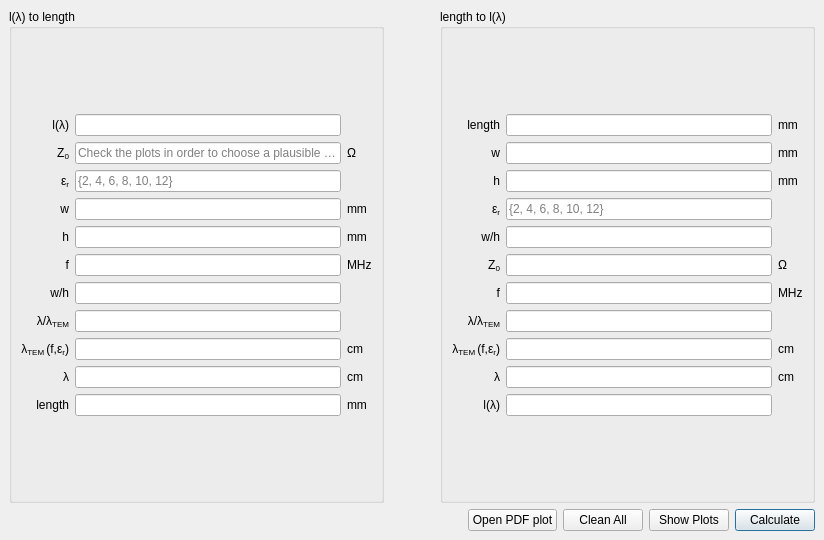
<?xml version="1.0" encoding="UTF-8"?>
<ui version="4.0">
 <author>Francesco Urbani</author>
 <class>MainWindow</class>
 <widget class="QMainWindow" name="MainWindow">
  <property name="geometry">
   <rect>
    <x>0</x>
    <y>0</y>
    <width>824</width>
    <height>540</height>
   </rect>
  </property>
  <property name="windowTitle">
   <string notr="true">Microstrip Matching</string>
  </property>
  <widget class="QWidget" name="centralwidget">
   <layout class="QGridLayout" name="gridLayout_2">
    <item row="0" column="0">
     <layout class="QHBoxLayout" name="horizontalLayout_4">
      <item>
       <widget class="QGroupBox" name="groupBox_4">
        <property name="sizePolicy">
         <sizepolicy hsizetype="Expanding" vsizetype="Preferred">
          <horstretch>0</horstretch>
          <verstretch>0</verstretch>
         </sizepolicy>
        </property>
        <property name="title">
         <string>l(λ) to length</string>
        </property>
        <layout class="QVBoxLayout" name="verticalLayout_30">
         <item>
          <layout class="QVBoxLayout" name="verticalLayout_14">
           <item>
            <spacer name="verticalSpacer_12">
             <property name="orientation">
              <enum>Qt::Vertical</enum>
             </property>
             <property name="sizeHint" stdset="0">
              <size>
               <width>20</width>
               <height>40</height>
              </size>
             </property>
            </spacer>
           </item>
           <item>
            <layout class="QGridLayout" name="gridLayout">
             <item row="5" column="3">
              <widget class="QLabel" name="label_206">
               <property name="text">
                <string>MHz</string>
               </property>
              </widget>
             </item>
             <item row="1" column="2">
              <widget class="QLineEdit" name="z0box">
               <property name="enabled">
                <bool>true</bool>
               </property>
               <property name="placeholderText">
                <string>Check the plots in order to choose a plausible value</string>
               </property>
              </widget>
             </item>
             <item row="7" column="2">
              <widget class="QLineEdit" name="lambda_over_lambda_tem_box">
               <property name="enabled">
                <bool>true</bool>
               </property>
               <property name="readOnly">
                <bool>true</bool>
               </property>
               <property name="placeholderText">
                <string/>
               </property>
              </widget>
             </item>
             <item row="10" column="3">
              <widget class="QLabel" name="label_222">
               <property name="text">
                <string>mm</string>
               </property>
              </widget>
             </item>
             <item row="4" column="0" colspan="2">
              <widget class="QLabel" name="label_198">
               <property name="text">
                <string>&lt;html&gt;&lt;head/&gt;&lt;body&gt;&lt;p&gt;h&lt;/p&gt;&lt;/body&gt;&lt;/html&gt;</string>
               </property>
               <property name="alignment">
                <set>Qt::AlignRight|Qt::AlignTrailing|Qt::AlignVCenter</set>
               </property>
              </widget>
             </item>
             <item row="5" column="0" colspan="2">
              <widget class="QLabel" name="label_199">
               <property name="text">
                <string>&lt;html&gt;&lt;head/&gt;&lt;body&gt;&lt;p&gt;f&lt;/p&gt;&lt;/body&gt;&lt;/html&gt;</string>
               </property>
               <property name="alignment">
                <set>Qt::AlignRight|Qt::AlignTrailing|Qt::AlignVCenter</set>
               </property>
              </widget>
             </item>
             <item row="4" column="2">
              <widget class="QLineEdit" name="h_box">
               <property name="placeholderText">
                <string/>
               </property>
              </widget>
             </item>
             <item row="8" column="3">
              <widget class="QLabel" name="label_216">
               <property name="text">
                <string>cm</string>
               </property>
              </widget>
             </item>
             <item row="2" column="2">
              <widget class="QLineEdit" name="epsilon_r_box">
               <property name="enabled">
                <bool>true</bool>
               </property>
               <property name="placeholderText">
                <string>{2, 4, 6, 8, 10, 12}</string>
               </property>
              </widget>
             </item>
             <item row="2" column="0" colspan="2">
              <widget class="QLabel" name="label_191">
               <property name="text">
                <string>&lt;html&gt;&lt;head/&gt;&lt;body&gt;&lt;p&gt;ε&lt;span style=&quot; vertical-align:sub;&quot;&gt;r&lt;/span&gt;&lt;/p&gt;&lt;/body&gt;&lt;/html&gt;</string>
               </property>
               <property name="alignment">
                <set>Qt::AlignRight|Qt::AlignTrailing|Qt::AlignVCenter</set>
               </property>
              </widget>
             </item>
             <item row="10" column="2">
              <widget class="QLineEdit" name="length_box">
               <property name="enabled">
                <bool>true</bool>
               </property>
               <property name="readOnly">
                <bool>true</bool>
               </property>
               <property name="placeholderText">
                <string/>
               </property>
              </widget>
             </item>
             <item row="3" column="0" colspan="2">
              <widget class="QLabel" name="label_215">
               <property name="text">
                <string>&lt;html&gt;&lt;head/&gt;&lt;body&gt;&lt;p&gt;w&lt;/p&gt;&lt;/body&gt;&lt;/html&gt;</string>
               </property>
               <property name="alignment">
                <set>Qt::AlignRight|Qt::AlignTrailing|Qt::AlignVCenter</set>
               </property>
              </widget>
             </item>
             <item row="9" column="0" colspan="2">
              <widget class="QLabel" name="label_220">
               <property name="text">
                <string>&lt;html&gt;&lt;head/&gt;&lt;body&gt;&lt;p&gt;λ&lt;/p&gt;&lt;/body&gt;&lt;/html&gt;</string>
               </property>
               <property name="alignment">
                <set>Qt::AlignRight|Qt::AlignTrailing|Qt::AlignVCenter</set>
               </property>
              </widget>
             </item>
             <item row="1" column="0" colspan="2">
              <widget class="QLabel" name="label_203">
               <property name="text">
                <string>&lt;html&gt;&lt;head/&gt;&lt;body&gt;&lt;p&gt;Z&lt;span style=&quot; vertical-align:sub;&quot;&gt;0&lt;/span&gt;&lt;/p&gt;&lt;/body&gt;&lt;/html&gt;</string>
               </property>
               <property name="alignment">
                <set>Qt::AlignRight|Qt::AlignTrailing|Qt::AlignVCenter</set>
               </property>
              </widget>
             </item>
             <item row="5" column="2">
              <widget class="QLineEdit" name="f_box_3">
               <property name="placeholderText">
                <string/>
               </property>
              </widget>
             </item>
             <item row="9" column="2">
              <widget class="QLineEdit" name="lambda_box">
               <property name="enabled">
                <bool>true</bool>
               </property>
               <property name="readOnly">
                <bool>true</bool>
               </property>
               <property name="placeholderText">
                <string/>
               </property>
              </widget>
             </item>
             <item row="10" column="0" colspan="2">
              <widget class="QLabel" name="label_223">
               <property name="text">
                <string>&lt;html&gt;&lt;head/&gt;&lt;body&gt;&lt;p&gt;length&lt;/p&gt;&lt;/body&gt;&lt;/html&gt;</string>
               </property>
               <property name="alignment">
                <set>Qt::AlignRight|Qt::AlignTrailing|Qt::AlignVCenter</set>
               </property>
              </widget>
             </item>
             <item row="0" column="0" colspan="2">
              <widget class="QLabel" name="label_209">
               <property name="text">
                <string>&lt;html&gt;&lt;head/&gt;&lt;body&gt;&lt;p&gt;l(λ)&lt;/p&gt;&lt;/body&gt;&lt;/html&gt;</string>
               </property>
               <property name="alignment">
                <set>Qt::AlignRight|Qt::AlignTrailing|Qt::AlignVCenter</set>
               </property>
              </widget>
             </item>
             <item row="9" column="3">
              <widget class="QLabel" name="label_218">
               <property name="text">
                <string>cm</string>
               </property>
              </widget>
             </item>
             <item row="1" column="3">
              <widget class="QLabel" name="label_204">
               <property name="text">
                <string>Ω</string>
               </property>
              </widget>
             </item>
             <item row="7" column="0" colspan="2">
              <widget class="QLabel" name="label_224">
               <property name="text">
                <string>&lt;html&gt;&lt;head/&gt;&lt;body&gt;&lt;p&gt;λ/λ&lt;span style=&quot; vertical-align:sub;&quot;&gt;TEM&lt;/span&gt;&lt;/p&gt;&lt;/body&gt;&lt;/html&gt;</string>
               </property>
               <property name="alignment">
                <set>Qt::AlignRight|Qt::AlignTrailing|Qt::AlignVCenter</set>
               </property>
              </widget>
             </item>
             <item row="8" column="0" colspan="2">
              <widget class="QLabel" name="label_207">
               <property name="text">
                <string>&lt;html&gt;&lt;head/&gt;&lt;body&gt;&lt;p&gt;λ&lt;span style=&quot; vertical-align:sub;&quot;&gt;TEM &lt;/span&gt;(f,ε&lt;span style=&quot; vertical-align:sub;&quot;&gt;r&lt;/span&gt;)&lt;/p&gt;&lt;/body&gt;&lt;/html&gt;</string>
               </property>
               <property name="alignment">
                <set>Qt::AlignRight|Qt::AlignTrailing|Qt::AlignVCenter</set>
               </property>
              </widget>
             </item>
             <item row="6" column="2">
              <widget class="QLineEdit" name="w_over_h_box">
               <property name="enabled">
                <bool>true</bool>
               </property>
               <property name="autoFillBackground">
                <bool>false</bool>
               </property>
               <property name="readOnly">
                <bool>true</bool>
               </property>
               <property name="placeholderText">
                <string/>
               </property>
              </widget>
             </item>
             <item row="0" column="2">
              <widget class="QLineEdit" name="l_lambda_box">
               <property name="placeholderText">
                <string/>
               </property>
              </widget>
             </item>
             <item row="3" column="3">
              <widget class="QLabel" name="label_212">
               <property name="text">
                <string>mm</string>
               </property>
              </widget>
             </item>
             <item row="8" column="2">
              <widget class="QLineEdit" name="lambda_tem_box">
               <property name="enabled">
                <bool>true</bool>
               </property>
               <property name="readOnly">
                <bool>true</bool>
               </property>
               <property name="placeholderText">
                <string/>
               </property>
              </widget>
             </item>
             <item row="6" column="0" colspan="2">
              <widget class="QLabel" name="label_210">
               <property name="text">
                <string>&lt;html&gt;&lt;head/&gt;&lt;body&gt;&lt;p&gt;w/h&lt;/p&gt;&lt;/body&gt;&lt;/html&gt;</string>
               </property>
               <property name="alignment">
                <set>Qt::AlignRight|Qt::AlignTrailing|Qt::AlignVCenter</set>
               </property>
              </widget>
             </item>
             <item row="3" column="2">
              <widget class="QLineEdit" name="w_box">
               <property name="enabled">
                <bool>true</bool>
               </property>
               <property name="readOnly">
                <bool>false</bool>
               </property>
               <property name="placeholderText">
                <string/>
               </property>
              </widget>
             </item>
             <item row="4" column="3">
              <widget class="QLabel" name="label_202">
               <property name="text">
                <string>mm</string>
               </property>
              </widget>
             </item>
            </layout>
           </item>
           <item>
            <spacer name="verticalSpacer_8">
             <property name="orientation">
              <enum>Qt::Vertical</enum>
             </property>
             <property name="sizeHint" stdset="0">
              <size>
               <width>20</width>
               <height>40</height>
              </size>
             </property>
            </spacer>
           </item>
          </layout>
         </item>
        </layout>
       </widget>
      </item>
      <item>
       <spacer name="horizontalSpacer_9">
        <property name="orientation">
         <enum>Qt::Horizontal</enum>
        </property>
        <property name="sizeType">
         <enum>QSizePolicy::Fixed</enum>
        </property>
        <property name="sizeHint" stdset="0">
         <size>
          <width>50</width>
          <height>20</height>
         </size>
        </property>
       </spacer>
      </item>
      <item>
       <widget class="QGroupBox" name="groupBox_5">
        <property name="sizePolicy">
         <sizepolicy hsizetype="Expanding" vsizetype="Preferred">
          <horstretch>0</horstretch>
          <verstretch>0</verstretch>
         </sizepolicy>
        </property>
        <property name="title">
         <string>length to l(λ)</string>
        </property>
        <layout class="QVBoxLayout" name="verticalLayout_13">
         <item>
          <layout class="QGridLayout" name="gridLayout_3">
           <item row="8" column="1">
            <widget class="QLineEdit" name="lambda_over_lambda_tem_box_2">
             <property name="enabled">
              <bool>true</bool>
             </property>
             <property name="readOnly">
              <bool>true</bool>
             </property>
             <property name="placeholderText">
              <string/>
             </property>
            </widget>
           </item>
           <item row="3" column="1">
            <widget class="QLineEdit" name="h_box_2">
             <property name="placeholderText">
              <string/>
             </property>
            </widget>
           </item>
           <item row="1" column="1">
            <widget class="QLineEdit" name="length_box_2">
             <property name="enabled">
              <bool>true</bool>
             </property>
             <property name="readOnly">
              <bool>false</bool>
             </property>
             <property name="placeholderText">
              <string/>
             </property>
            </widget>
           </item>
           <item row="2" column="1">
            <widget class="QLineEdit" name="w_box_2">
             <property name="enabled">
              <bool>true</bool>
             </property>
             <property name="readOnly">
              <bool>false</bool>
             </property>
             <property name="placeholderText">
              <string/>
             </property>
            </widget>
           </item>
           <item row="9" column="2">
            <widget class="QLabel" name="label_238">
             <property name="text">
              <string>cm</string>
             </property>
            </widget>
           </item>
           <item row="2" column="0">
            <widget class="QLabel" name="label_231">
             <property name="text">
              <string>&lt;html&gt;&lt;head/&gt;&lt;body&gt;&lt;p&gt;w&lt;/p&gt;&lt;/body&gt;&lt;/html&gt;</string>
             </property>
             <property name="alignment">
              <set>Qt::AlignRight|Qt::AlignTrailing|Qt::AlignVCenter</set>
             </property>
            </widget>
           </item>
           <item row="4" column="1">
            <widget class="QLineEdit" name="epsilon_r_box_2">
             <property name="enabled">
              <bool>true</bool>
             </property>
             <property name="placeholderText">
              <string>{2, 4, 6, 8, 10, 12}</string>
             </property>
            </widget>
           </item>
           <item row="11" column="1">
            <widget class="QLineEdit" name="l_lambda_box_2">
             <property name="readOnly">
              <bool>true</bool>
             </property>
             <property name="placeholderText">
              <string/>
             </property>
            </widget>
           </item>
           <item row="4" column="0">
            <widget class="QLabel" name="label_235">
             <property name="text">
              <string>&lt;html&gt;&lt;head/&gt;&lt;body&gt;&lt;p&gt;ε&lt;span style=&quot; vertical-align:sub;&quot;&gt;r&lt;/span&gt;&lt;/p&gt;&lt;/body&gt;&lt;/html&gt;</string>
             </property>
             <property name="alignment">
              <set>Qt::AlignRight|Qt::AlignTrailing|Qt::AlignVCenter</set>
             </property>
            </widget>
           </item>
           <item row="1" column="2">
            <widget class="QLabel" name="label_225">
             <property name="text">
              <string>mm</string>
             </property>
            </widget>
           </item>
           <item row="7" column="0">
            <widget class="QLabel" name="label_234">
             <property name="text">
              <string>&lt;html&gt;&lt;head/&gt;&lt;body&gt;&lt;p&gt;f&lt;/p&gt;&lt;/body&gt;&lt;/html&gt;</string>
             </property>
             <property name="alignment">
              <set>Qt::AlignRight|Qt::AlignTrailing|Qt::AlignVCenter</set>
             </property>
            </widget>
           </item>
           <item row="10" column="0">
            <widget class="QLabel" name="label_242">
             <property name="text">
              <string>&lt;html&gt;&lt;head/&gt;&lt;body&gt;&lt;p&gt;λ&lt;/p&gt;&lt;/body&gt;&lt;/html&gt;</string>
             </property>
             <property name="alignment">
              <set>Qt::AlignRight|Qt::AlignTrailing|Qt::AlignVCenter</set>
             </property>
            </widget>
           </item>
           <item row="5" column="0">
            <widget class="QLabel" name="label_239">
             <property name="text">
              <string>&lt;html&gt;&lt;head/&gt;&lt;body&gt;&lt;p&gt;w/h&lt;/p&gt;&lt;/body&gt;&lt;/html&gt;</string>
             </property>
             <property name="alignment">
              <set>Qt::AlignRight|Qt::AlignTrailing|Qt::AlignVCenter</set>
             </property>
            </widget>
           </item>
           <item row="8" column="0">
            <widget class="QLabel" name="label_230">
             <property name="text">
              <string>&lt;html&gt;&lt;head/&gt;&lt;body&gt;&lt;p&gt;λ/λ&lt;span style=&quot; vertical-align:sub;&quot;&gt;TEM&lt;/span&gt;&lt;/p&gt;&lt;/body&gt;&lt;/html&gt;</string>
             </property>
             <property name="alignment">
              <set>Qt::AlignRight|Qt::AlignTrailing|Qt::AlignVCenter</set>
             </property>
            </widget>
           </item>
           <item row="10" column="2">
            <widget class="QLabel" name="label_229">
             <property name="text">
              <string>cm</string>
             </property>
            </widget>
           </item>
           <item row="6" column="0">
            <widget class="QLabel" name="label_228">
             <property name="text">
              <string>&lt;html&gt;&lt;head/&gt;&lt;body&gt;&lt;p&gt;Z&lt;span style=&quot; vertical-align:sub;&quot;&gt;0&lt;/span&gt;&lt;/p&gt;&lt;/body&gt;&lt;/html&gt;</string>
             </property>
             <property name="alignment">
              <set>Qt::AlignRight|Qt::AlignTrailing|Qt::AlignVCenter</set>
             </property>
            </widget>
           </item>
           <item row="9" column="0">
            <widget class="QLabel" name="label_236">
             <property name="text">
              <string>&lt;html&gt;&lt;head/&gt;&lt;body&gt;&lt;p&gt;λ&lt;span style=&quot; vertical-align:sub;&quot;&gt;TEM &lt;/span&gt;(f,ε&lt;span style=&quot; vertical-align:sub;&quot;&gt;r&lt;/span&gt;)&lt;/p&gt;&lt;/body&gt;&lt;/html&gt;</string>
             </property>
             <property name="alignment">
              <set>Qt::AlignRight|Qt::AlignTrailing|Qt::AlignVCenter</set>
             </property>
            </widget>
           </item>
           <item row="0" column="1">
            <spacer name="verticalSpacer_14">
             <property name="orientation">
              <enum>Qt::Vertical</enum>
             </property>
             <property name="sizeHint" stdset="0">
              <size>
               <width>20</width>
               <height>40</height>
              </size>
             </property>
            </spacer>
           </item>
           <item row="12" column="1">
            <spacer name="verticalSpacer_13">
             <property name="orientation">
              <enum>Qt::Vertical</enum>
             </property>
             <property name="sizeHint" stdset="0">
              <size>
               <width>20</width>
               <height>40</height>
              </size>
             </property>
            </spacer>
           </item>
           <item row="6" column="2">
            <widget class="QLabel" name="label_233">
             <property name="text">
              <string>Ω</string>
             </property>
            </widget>
           </item>
           <item row="6" column="1">
            <widget class="QLineEdit" name="z0box_2">
             <property name="enabled">
              <bool>true</bool>
             </property>
             <property name="readOnly">
              <bool>true</bool>
             </property>
             <property name="placeholderText">
              <string/>
             </property>
            </widget>
           </item>
           <item row="5" column="1">
            <widget class="QLineEdit" name="w_over_h_box_2">
             <property name="enabled">
              <bool>true</bool>
             </property>
             <property name="autoFillBackground">
              <bool>false</bool>
             </property>
             <property name="readOnly">
              <bool>false</bool>
             </property>
             <property name="placeholderText">
              <string/>
             </property>
            </widget>
           </item>
           <item row="2" column="2">
            <widget class="QLabel" name="label_240">
             <property name="text">
              <string>mm</string>
             </property>
            </widget>
           </item>
           <item row="10" column="1">
            <widget class="QLineEdit" name="lambda_box_2">
             <property name="enabled">
              <bool>true</bool>
             </property>
             <property name="readOnly">
              <bool>true</bool>
             </property>
             <property name="placeholderText">
              <string/>
             </property>
            </widget>
           </item>
           <item row="7" column="1">
            <widget class="QLineEdit" name="f_box_4">
             <property name="placeholderText">
              <string/>
             </property>
            </widget>
           </item>
           <item row="9" column="1">
            <widget class="QLineEdit" name="lambda_tem_box_2">
             <property name="enabled">
              <bool>true</bool>
             </property>
             <property name="readOnly">
              <bool>true</bool>
             </property>
             <property name="placeholderText">
              <string/>
             </property>
            </widget>
           </item>
           <item row="1" column="0">
            <widget class="QLabel" name="label_237">
             <property name="text">
              <string>&lt;html&gt;&lt;head/&gt;&lt;body&gt;&lt;p&gt;length&lt;/p&gt;&lt;/body&gt;&lt;/html&gt;</string>
             </property>
             <property name="alignment">
              <set>Qt::AlignRight|Qt::AlignTrailing|Qt::AlignVCenter</set>
             </property>
            </widget>
           </item>
           <item row="11" column="0">
            <widget class="QLabel" name="label_227">
             <property name="text">
              <string>&lt;html&gt;&lt;head/&gt;&lt;body&gt;&lt;p&gt;l(λ)&lt;/p&gt;&lt;/body&gt;&lt;/html&gt;</string>
             </property>
             <property name="alignment">
              <set>Qt::AlignRight|Qt::AlignTrailing|Qt::AlignVCenter</set>
             </property>
            </widget>
           </item>
           <item row="7" column="2">
            <widget class="QLabel" name="label_226">
             <property name="text">
              <string>MHz</string>
             </property>
            </widget>
           </item>
           <item row="3" column="2">
            <widget class="QLabel" name="label_232">
             <property name="text">
              <string>mm</string>
             </property>
            </widget>
           </item>
           <item row="3" column="0">
            <widget class="QLabel" name="label_241">
             <property name="text">
              <string>&lt;html&gt;&lt;head/&gt;&lt;body&gt;&lt;p&gt;h&lt;/p&gt;&lt;/body&gt;&lt;/html&gt;</string>
             </property>
             <property name="alignment">
              <set>Qt::AlignRight|Qt::AlignTrailing|Qt::AlignVCenter</set>
             </property>
            </widget>
           </item>
          </layout>
         </item>
        </layout>
       </widget>
      </item>
     </layout>
    </item>
    <item row="1" column="0">
     <layout class="QHBoxLayout" name="horizontalLayout">
      <item>
       <spacer name="horizontalSpacer_13">
        <property name="orientation">
         <enum>Qt::Horizontal</enum>
        </property>
        <property name="sizeHint" stdset="0">
         <size>
          <width>40</width>
          <height>20</height>
         </size>
        </property>
       </spacer>
      </item>
      <item>
       <widget class="QPushButton" name="open_plot_button">
        <property name="text">
         <string>Open PDF plot</string>
        </property>
       </widget>
      </item>
      <item>
       <widget class="QPushButton" name="clean_all_button4">
        <property name="text">
         <string>Clean All</string>
        </property>
       </widget>
      </item>
      <item>
       <widget class="QPushButton" name="show_er_plots_button">
        <property name="text">
         <string>Show Plots</string>
        </property>
       </widget>
      </item>
      <item>
       <widget class="QPushButton" name="calculate_button_6">
        <property name="text">
         <string>Calculate</string>
        </property>
        <property name="autoDefault">
         <bool>false</bool>
        </property>
        <property name="default">
         <bool>true</bool>
        </property>
       </widget>
      </item>
     </layout>
    </item>
   </layout>
  </widget>
  <action name="actionAbout">
   <property name="text">
    <string>About</string>
   </property>
  </action>
  <action name="actiondsd">
   <property name="text">
    <string>dsd</string>
   </property>
  </action>
 </widget>
 <tabstops>
  <tabstop>l_lambda_box</tabstop>
  <tabstop>z0box</tabstop>
  <tabstop>epsilon_r_box</tabstop>
  <tabstop>w_box</tabstop>
  <tabstop>h_box</tabstop>
  <tabstop>f_box_3</tabstop>
  <tabstop>length_box_2</tabstop>
  <tabstop>w_box_2</tabstop>
  <tabstop>h_box_2</tabstop>
  <tabstop>epsilon_r_box_2</tabstop>
  <tabstop>z0box_2</tabstop>
  <tabstop>f_box_4</tabstop>
  <tabstop>w_over_h_box</tabstop>
  <tabstop>lambda_over_lambda_tem_box</tabstop>
  <tabstop>lambda_tem_box</tabstop>
  <tabstop>length_box</tabstop>
  <tabstop>lambda_box</tabstop>
  <tabstop>lambda_tem_box_2</tabstop>
  <tabstop>l_lambda_box_2</tabstop>
  <tabstop>w_over_h_box_2</tabstop>
  <tabstop>lambda_over_lambda_tem_box_2</tabstop>
  <tabstop>lambda_box_2</tabstop>
  <tabstop>open_plot_button</tabstop>
  <tabstop>clean_all_button4</tabstop>
  <tabstop>show_er_plots_button</tabstop>
  <tabstop>calculate_button_6</tabstop>
 </tabstops>
 <resources/>
 <connections/>
</ui>
